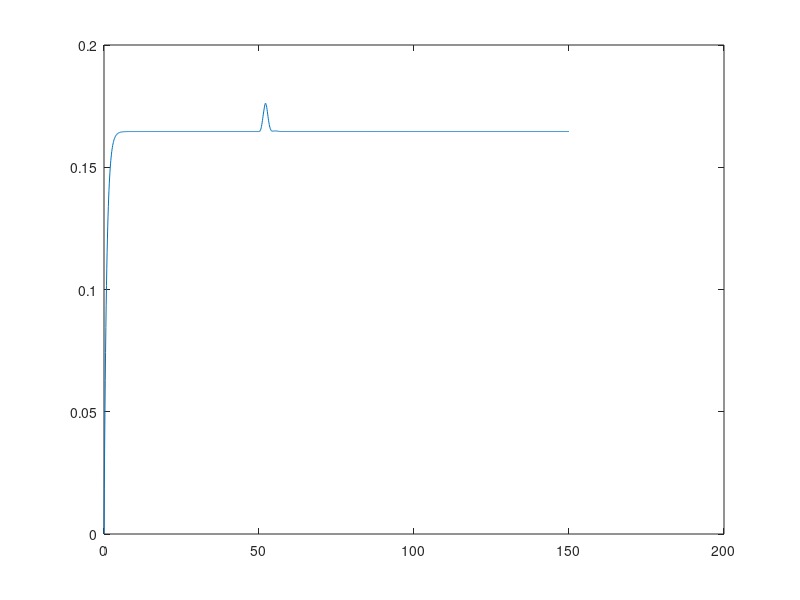
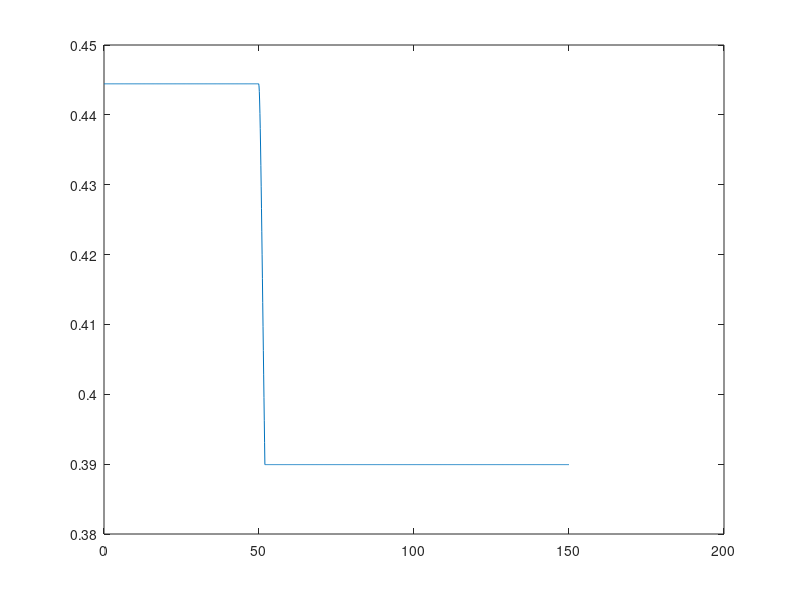

Source code (MATLAB) for these figures, in order:
clc;
clearvars;
close all


d = 4; %dimension of the annihilation and creation operator
J = 1;
W = rand(1,2);
gamma = 1;
P = 0.2; %Incohernet pumping
swtich_H_I = 1;

dt = 0.1;
T = 0:dt:150;

a = diag(sqrt(1:d-1),1); %annihilation operator
I_a = eye(d);
I_b = eye(2);
sig_z = [1,0;0,-1];
sig_m = [0,0;1,0];
sig_p = [0,1;0,0];
gs = [0;1]; %Ground state
es = [1;0]; %Excited state


b1 = kron(sig_m, kron(I_b, I_a));
b2 = kron(I_b, kron(sig_m, I_a));
A = kron(I_b, kron(I_b,a));
% a2 = kron(I_b, a);

H_R = J*(b1'*b2 + b2'*b1);
H_I = W(1)*(A'*b1 + b1'*A) + W(2)*(A'*b2 + b2'*A );


% b11 = kron
psi = kron(gs,gs); %reservoir 1 : excited, reservoir 2 : ground
Rho_b = psi*psi';



%psi = [0;0;0;0.1];


%Thermal state
nth = 0.5;
Rho_th = 0;

for i=0:d-1
    Rho_th = Rho_th+(nth^i/(1+nth)^(i+1))*I_a(:,i+1)*I_a(:,i+1)';
    % Rho_th = Rho_th + (nth/(1+nth))^i * I_a(:,i+1)*I_a(:,i+1)';
end

for i=0:d-1
    Pn_th(i+1) = I_a(:,i+1)'*Rho_th*I_a(:,i+1);
end

% figure()
% bar(0:d-1, Pn_th, 'r')

% rho = kron(Rho_th, Rho_b);
rho = kron(Rho_b, Rho_th);
trace(rho*b1'*b1)
% trace(Rho_th) %should be 1
% trace(Rho_th*a'*a) %should be n_th
% trace(rho) %should be 1
% trace()

%%
tau = 20;
for t=1:length(T)
    % Pe(t) = kron(es, If(:,1))'*rho*kron(es, If(:,1));
    % correlation(t) = trace(rho*A'*A'*A*A)/trace(rho*A'*A)^2;
    n1(t) = trace(rho*b1'*b1);
    n2(t) = trace(rho*b2'*b2);
    n_a(t) = trace(rho*A'*A); %this should be constant when u add cascade coupling term

    H = H_R + swtich_H_I * H_I.*(t>=500).*(t<500+tau);
    K1 = -1i*(H*rho - rho*H) + gamma/2*(2*b1*rho*b1' - rho*b1'*b1 - b1'*b1*rho) ...
                             + gamma/2*(2*b2*rho*b2' - rho*b2'*b2 - b2'*b2*rho) ...
                             + P/2*(2*b1'*rho*b1 - rho*b1*b1' - b1*b1'*rho)...
                             + P/2*(2*b2'*rho*b2 - rho*b2*b2' - b2*b2'*rho);
    rho1 = rho + 0.5*dt*K1;
    K2 = -1i*(H*rho1 - rho1*H) + gamma/2*(2*b1*rho1*b1' - rho1*b1'*b1 - b1'*b1*rho1) ...
                               + gamma/2*(2*b2*rho1*b2' - rho1*b2'*b2 - b2'*b2*rho1) ...
                               + P/2*(2*b1'*rho1*b1 - rho1*b1*b1' - b1*b1'*rho1) ...
                               + P/2*(2*b2'*rho1*b2 - rho1*b2*b2' - b2*b2'*rho1);
    rho2 = rho + 0.5*dt*K2;
    K3 = -1i*(H*rho2 - rho2*H)+ gamma/2*(2*b1*rho2*b1' - rho2*b1'*b1 - b1'*b1*rho2) ...
                              + gamma/2*(2*b2*rho2*b2' - rho2*b2'*b2 - b2'*b2*rho2) ...
                              + P/2*(2*b1'*rho2*b1 - rho2*b1*b1' - b1*b1'*rho2) ...
                              + P/2*(2*b2'*rho2*b2 - rho2*b2*b2' - b2*b2'*rho2);
    rho3 = rho + dt*K3;
    K4 = -1i*(H*rho3 - rho3*H) + gamma/2*(2*b1*rho3*b1' - rho3*b1'*b1 - b1'*b1*rho3) ...
                               + gamma/2*(2*b2*rho3*b2' - rho3*b2'*b2 - b2'*b2*rho3) ...
                               + P/2*(2*b1'*rho3*b1 - rho3*b1*b1' - b1*b1'*rho3) ...
                               + P/2*(2*b2'*rho3*b2 - rho3*b2*b2' - b2*b2'*rho3);

    rho = rho + 1/6*dt*(K1+2*K2+2*K3+K4);
end


figure()
plot(T,abs(n1))
hold on
% plot(T,abs(n2))

figure()
plot(T,abs(n_a))
